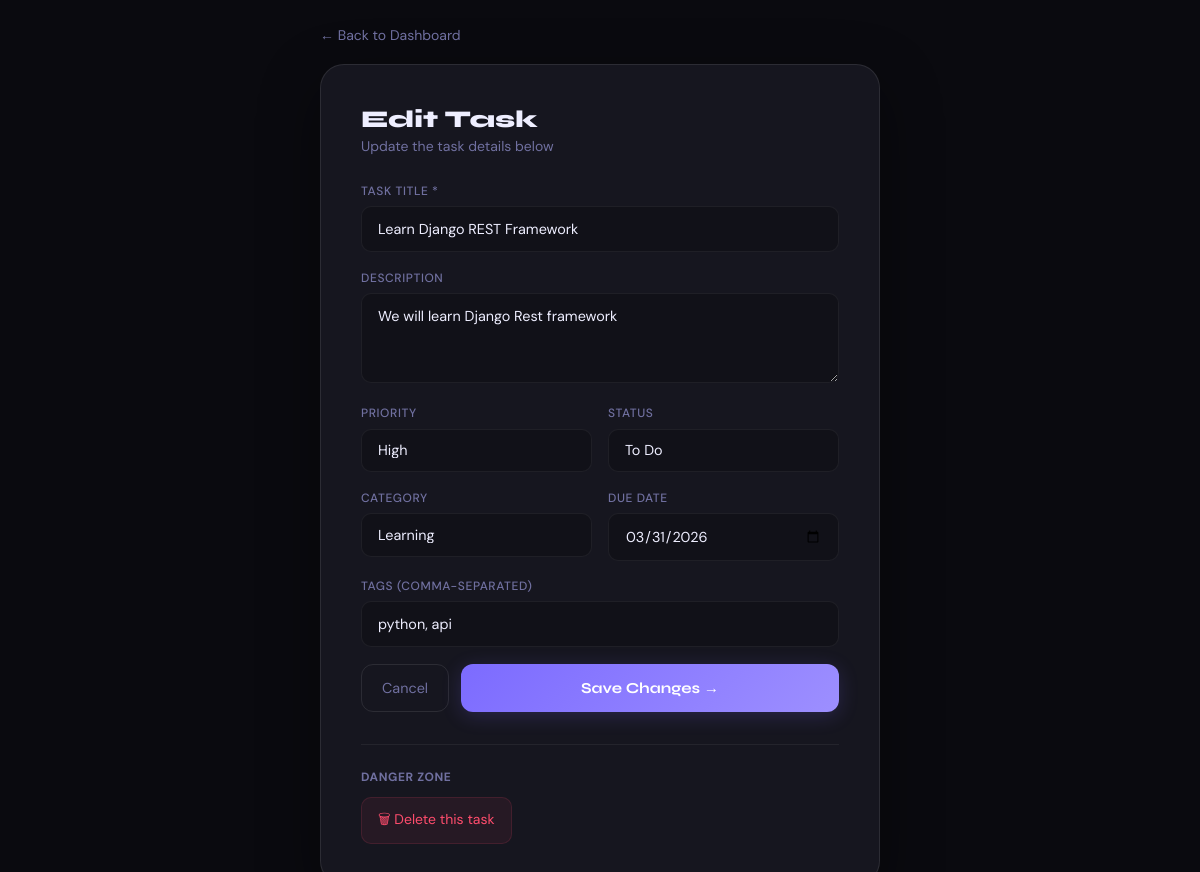
The page /task/edit/2/ (signed in) on the database its author committed.
### todo/models.py (models this page shows, shortened)
class Task(models.Model):
    PRIORITY_CHOICES = [
        ('low', 'Low'),
        ('medium', 'Medium'),
        ('high', 'High'),
        ('critical', 'Critical'),
    ]
    STATUS_CHOICES = [
        ('todo', 'To Do'),
        ('in_progress', 'In Progress'),
        ('review', 'In Review'),
        ('done', 'Done'),
    ]
    title = models.CharField(max_length=300)
    description = models.TextField(blank=True, null=True)
    user = models.ForeignKey(User, on_delete=models.CASCADE, related_name='tasks')
    category = models.ForeignKey(Category, on_delete=models.SET_NULL, null=True, blank=True, related_name='tasks')
    priority = models.CharField(max_length=10, choices=PRIORITY_CHOICES, default='medium')
    status = models.CharField(max_length=20, choices=STATUS_CHOICES, default='todo')
    due_date = models.DateField(null=True, blank=True)
    completed = models.BooleanField(default=False)
    completed_at = models.DateTimeField(null=True, blank=True)
    created_at = models.DateTimeField(auto_now_add=True)
    updated_at = models.DateTimeField(auto_now=True)
    is_pinned = models.BooleanField(default=False)
    tags = models.CharField(max_length=500, blank=True, null=True, help_text="Comma-separated tags")
    class Meta:
        ordering = ['-is_pinned', '-created_at']

class Category(models.Model):
    name = models.CharField(max_length=100)
    color = models.CharField(max_length=7, default='#6366f1')  # hex color
    icon = models.CharField(max_length=50, default='folder')
    user = models.ForeignKey(User, on_delete=models.CASCADE, related_name='categories')
    created_at = models.DateTimeField(auto_now_add=True)
    class Meta:
        verbose_name_plural = 'Categories'
        ordering = ['name']

### todo/views.py (the view, shortened to what this page needs)
# urls.py: path('task/edit/<int:task_id>/', views.edit_task, name='edit_task'),
@login_required
def edit_task(request, task_id):
    task = get_object_or_404(Task, id=task_id, user=request.user)
    categories = Category.objects.filter(user=request.user)
    return render(request, 'todo/edit_task.html', {'task': task, 'categories': categories})

### todo/templates/todo/edit_task.html (shortened to what this page needs)
<!DOCTYPE html>
<html lang="en">
<head>
</head>
<body>
  <div class="container">
    <a href="{% url 'dashboard' %}" class="back-link">← Back to Dashboard</a>
    <div class="card">
      <h1>Edit Task</h1>
      <p>Update the task details below</p>
      <form method="POST">
        <div class="fg">
          <label>Task Title *</label>
          <input type="text" name="title" value="{{ task.title }}" required/>
        </div>
        <div class="fg">
          <label>Description</label>
          <textarea name="description">{{ task.description }}</textarea>
        </div>
        <div class="frow">
          <div class="fg">
            <label>Priority</label>
            <select name="priority">
              <option value="high" {% if task.priority == 'high' %}selected{% endif %}>High</option>
            </select>
          </div>
          <div class="fg">
            <label>Status</label>
            <select name="status">
              <option value="todo" {% if task.status == 'todo' %}selected{% endif %}>To Do</option>
            </select>
          </div>
        </div>
        <div class="frow">
          <div class="fg">
            <label>Category</label>
            <select name="category">
              {% for cat in categories %}
              <option value="{{ cat.id }}" {% if task.category and task.category.id == cat.id %}selected{% endif %}>{{ cat.name }}</option>
              {% endfor %}
            </select>
          </div>
          <div class="fg">
            <label>Due Date</label>
            <input type="date" name="due_date" value="{{ task.due_date|date:'Y-m-d' }}"/>
          </div>
        </div>
        <div class="fg">
          <label>Tags (comma-separated)</label>
          <input type="text" name="tags" value="{{ task.tags }}" placeholder="django, backend, api"/>
        </div>
        <div class="actions">
          <a href="{% url 'dashboard' %}" class="btn-back">Cancel</a>
          <button type="submit" class="btn-save">Save Changes →</button>
        </div>
      </form>
      <div class="danger">
        <h3>Danger Zone</h3>
        <a href="{% url 'delete_task' task.id %}" class="btn-del" onclick="return confirm('Delete this task permanently?')">
          🗑 Delete this task
        </a>
      </div>
    </div>
  </div>
</body>
</html>

### todo/templates/todo/edit_task.html (style rules this page uses)
*,*::before,*::after { box-sizing:border-box;margin:0;padding:0 }
:root { --bg:#0a0a0f;--surface:#111118;--card:#16161f;--border:#ffffff0f;--border2:#ffffff18;--accent:#7c6bff;--accent2:#5fffd4;--text:#eeeeff;--muted:#7070a0;--danger:#ff4d6d }
html,body { min-height:100%;background:var(--bg);color:var(--text);font-family:'DM Sans',sans-serif }
body { display:flex;align-items:center;justify-content:center;min-height:100vh;padding:1.5rem 1rem }
.container { width:100%;max-width:560px }
.back-link { display:inline-flex;align-items:center;gap:.5rem;color:var(--muted);font-size:.875rem;text-decoration:none;margin-bottom:1.25rem;transition:color .15s }
.card { background:var(--card);border:1px solid var(--border2);border-radius:24px;padding:clamp(1.5rem,5vw,2.5rem);box-shadow:0 20px 60px #00000066 }
.card h1 { font-family:'Syne',sans-serif;font-size:clamp(1.2rem,4vw,1.5rem);font-weight:800;margin-bottom:.2rem }
.card p { color:var(--muted);font-size:.875rem;margin-bottom:1.75rem }
.frow { display:grid;grid-template-columns:1fr 1fr;gap:1rem }
.fg { margin-bottom:1.1rem }
label { display:block;font-size:.75rem;font-weight:500;color:var(--muted);text-transform:uppercase;letter-spacing:.05em;margin-bottom:.45rem }
input,select,textarea { width:100%;background:var(--surface);border:1px solid var(--border);border-radius:10px;padding:.8rem 1rem;color:var(--text);font-family:'DM Sans',sans-serif;font-size:clamp(0.85rem,3vw,0.9rem);outline:none;transition:border-color .2s,box-shadow .2s;-webkit-appearance:none }
input::placeholder,textarea::placeholder { color:var(--muted) }
textarea { resize:vertical;min-height:90px }
.actions { display:flex;gap:.75rem;margin-top:.5rem;flex-wrap:wrap }
.btn-save { flex:1;min-width:120px;padding:.875rem;background:linear-gradient(135deg,var(--accent),#9d8fff);border:none;border-radius:12px;color:#fff;font-family:'Syne',sans-serif;font-weight:700;font-size:.95rem;cursor:pointer;box-shadow:0 4px 20px #7c6bff33;transition:all .15s;-webkit-tap-highlight-color:transparent }
.btn-back { padding:.875rem 1.25rem;background:none;border:1px solid var(--border2);border-radius:12px;color:var(--muted);font-size:.9rem;text-decoration:none;display:flex;align-items:center;transition:all .15s;white-space:nowrap }
.danger { margin-top:2rem;padding-top:1.5rem;border-top:1px solid var(--border) }
.danger h3 { font-size:.75rem;text-transform:uppercase;letter-spacing:.05em;color:var(--muted);margin-bottom:.75rem }
.btn-del { display:inline-flex;align-items:center;gap:.5rem;padding:.65rem 1rem;background:#ff4d6d12;border:1px solid #ff4d6d22;border-radius:10px;color:var(--danger);font-size:.875rem;cursor:pointer;transition:all .15s;text-decoration:none;-webkit-tap-highlight-color:transparent }

### rows shown on the page
Task: title "Learn Django REST Framework", description "We will learn Django Rest framework", priority "High", status "To Do", category "Learning", due_date "03/31/2026", tags "python, api"
